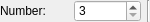
<ui version="4.0" >
 <class>QG_LinePolygon2Options</class>
 <widget class="QWidget" name="QG_LinePolygon2Options" >
  <property name="geometry" >
   <rect>
    <x>0</x>
    <y>0</y>
    <width>150</width>
    <height>22</height>
   </rect>
  </property>
  <property name="sizePolicy" >
   <sizepolicy vsizetype="Preferred" hsizetype="Maximum" >
    <horstretch>0</horstretch>
    <verstretch>0</verstretch>
   </sizepolicy>
  </property>
  <property name="minimumSize" >
   <size>
    <width>150</width>
    <height>22</height>
   </size>
  </property>
  <property name="maximumSize" >
   <size>
    <width>200</width>
    <height>22</height>
   </size>
  </property>
  <layout class="QHBoxLayout" >
   <property name="spacing" >
    <number>6</number>
   </property>
   <property name="leftMargin" >
    <number>0</number>
   </property>
   <property name="topMargin" >
    <number>0</number>
   </property>
   <property name="rightMargin" >
    <number>0</number>
   </property>
   <property name="bottomMargin" >
    <number>0</number>
   </property>
   <item>
    <widget class="QLabel" name="lNumber" >
     <property name="text" >
      <string>Number:</string>
     </property>
    </widget>
   </item>
   <item>
    <widget class="QSpinBox" name="sbNumber" >
     <property name="toolTip" >
      <string>Number of edges</string>
     </property>
     <property name="minimum" >
      <number>3</number>
     </property>
     <property name="maximum" >
      <number>1000</number>
     </property>
    </widget>
   </item>
   <item>
    <widget class="Line" name="sep1" >
     <property name="sizePolicy" >
      <sizepolicy vsizetype="Minimum" hsizetype="Fixed" >
       <horstretch>0</horstretch>
       <verstretch>0</verstretch>
      </sizepolicy>
     </property>
     <property name="frameShape" >
      <enum>QFrame::VLine</enum>
     </property>
     <property name="frameShadow" >
      <enum>QFrame::Sunken</enum>
     </property>
     <property name="orientation" >
      <enum>Qt::Vertical</enum>
     </property>
    </widget>
   </item>
  </layout>
 </widget>
 <resources/>
 <connections/>
</ui>
